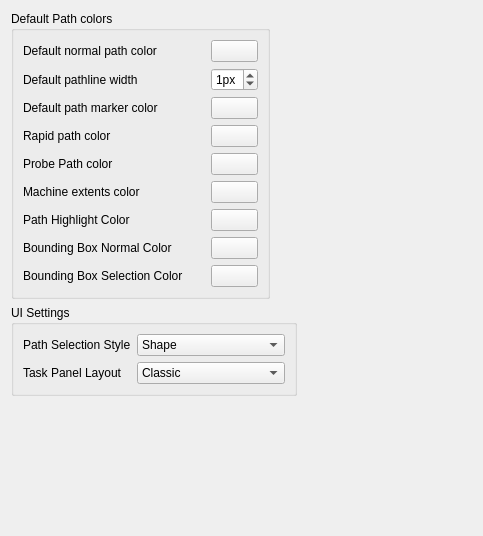
<?xml version="1.0" encoding="UTF-8"?>
<ui version="4.0">
 <class>PathGui::DlgSettingsPathColor</class>
 <widget class="QWidget" name="PathGui::DlgSettingsPathColor">
  <property name="geometry">
   <rect>
    <x>0</x>
    <y>0</y>
    <width>483</width>
    <height>536</height>
   </rect>
  </property>
  <property name="windowTitle">
   <string>Path colors</string>
  </property>
  <layout class="QFormLayout" name="formLayout">
   <property name="fieldGrowthPolicy">
    <enum>QFormLayout::AllNonFixedFieldsGrow</enum>
   </property>
   <item row="0" column="0">
    <widget class="QGroupBox" name="groupBoxDefaultColors">
     <property name="title">
      <string>Default Path colors</string>
     </property>
     <layout class="QGridLayout" name="gridLayout">
      <item row="2" column="0">
       <widget class="QLabel" name="label_10">
        <property name="minimumSize">
         <size>
          <width>182</width>
          <height>0</height>
         </size>
        </property>
        <property name="text">
         <string>Default path marker color</string>
        </property>
       </widget>
      </item>
      <item row="7" column="1">
       <widget class="Gui::PrefColorButton" name="DefaultBBoxNormalColor">
        <property name="toolTip">
         <string>The default line color for new shapes</string>
        </property>
        <property name="color" stdset="0">
         <color>
          <red>255</red>
          <green>255</green>
          <blue>255</blue>
         </color>
        </property>
        <property name="prefEntry" stdset="0">
         <cstring>DefaultBBoxNormalColor</cstring>
        </property>
        <property name="prefPath" stdset="0">
         <cstring>Mod/Path</cstring>
        </property>
       </widget>
      </item>
      <item row="0" column="1">
       <widget class="Gui::PrefColorButton" name="DefaultNormalPathColor">
        <property name="toolTip">
         <string>The default color for new shapes</string>
        </property>
        <property name="color" stdset="0">
         <color>
          <red>0</red>
          <green>170</green>
          <blue>0</blue>
         </color>
        </property>
        <property name="prefEntry" stdset="0">
         <cstring>DefaultNormalPathColor</cstring>
        </property>
        <property name="prefPath" stdset="0">
         <cstring>Mod/Path</cstring>
        </property>
       </widget>
      </item>
      <item row="2" column="1">
       <widget class="Gui::PrefColorButton" name="DefaultPathMarkerColor">
        <property name="toolTip">
         <string>The default line color for new shapes</string>
        </property>
        <property name="color" stdset="0">
         <color>
          <red>85</red>
          <green>255</green>
          <blue>0</blue>
         </color>
        </property>
        <property name="prefEntry" stdset="0">
         <cstring>DefaultPathMarkerColor</cstring>
        </property>
        <property name="prefPath" stdset="0">
         <cstring>Mod/Path</cstring>
        </property>
       </widget>
      </item>
      <item row="3" column="0">
       <widget class="QLabel" name="label_7">
        <property name="minimumSize">
         <size>
          <width>182</width>
          <height>0</height>
         </size>
        </property>
        <property name="text">
         <string>Rapid path color</string>
        </property>
       </widget>
      </item>
      <item row="1" column="1">
       <widget class="Gui::PrefSpinBox" name="DefaultPathLineWidth">
        <property name="toolTip">
         <string>The default line thickness for new shapes</string>
        </property>
        <property name="suffix">
         <string>px</string>
        </property>
        <property name="maximum">
         <number>9</number>
        </property>
        <property name="value">
         <number>1</number>
        </property>
        <property name="prefEntry" stdset="0">
         <cstring>DefaultPathLineWidth</cstring>
        </property>
        <property name="prefPath" stdset="0">
         <cstring>Mod/Path</cstring>
        </property>
       </widget>
      </item>
      <item row="1" column="0">
       <widget class="QLabel" name="label_9">
        <property name="minimumSize">
         <size>
          <width>182</width>
          <height>0</height>
         </size>
        </property>
        <property name="text">
         <string>Default pathline width</string>
        </property>
       </widget>
      </item>
      <item row="0" column="0">
       <widget class="QLabel" name="label_6">
        <property name="minimumSize">
         <size>
          <width>182</width>
          <height>0</height>
         </size>
        </property>
        <property name="text">
         <string>Default normal path color</string>
        </property>
       </widget>
      </item>
      <item row="3" column="1">
       <widget class="Gui::PrefColorButton" name="DefaultRapidPathColor">
        <property name="toolTip">
         <string>The default line color for new shapes</string>
        </property>
        <property name="color" stdset="0">
         <color>
          <red>170</red>
          <green>0</green>
          <blue>0</blue>
         </color>
        </property>
        <property name="prefEntry" stdset="0">
         <cstring>DefaultRapidPathColor</cstring>
        </property>
        <property name="prefPath" stdset="0">
         <cstring>Mod/Path</cstring>
        </property>
       </widget>
      </item>
      <item row="4" column="0">
       <widget class="QLabel" name="label_8">
        <property name="minimumSize">
         <size>
          <width>182</width>
          <height>0</height>
         </size>
        </property>
        <property name="text">
         <string>Probe Path color</string>
        </property>
       </widget>
      </item>
      <item row="4" column="1">
       <widget class="Gui::PrefColorButton" name="DefaultProbePathColor">
        <property name="toolTip">
         <string>The default line color for new shapes</string>
        </property>
        <property name="color" stdset="0">
         <color>
          <red>255</red>
          <green>255</green>
          <blue>5</blue>
         </color>
        </property>
        <property name="prefEntry" stdset="0">
         <cstring>DefaultProbePathColor</cstring>
        </property>
        <property name="prefPath" stdset="0">
         <cstring>Mod/Path</cstring>
        </property>
       </widget>
      </item>
      <item row="5" column="0">
       <widget class="QLabel" name="label">
        <property name="text">
         <string>Machine extents color</string>
        </property>
       </widget>
      </item>
      <item row="5" column="1">
       <widget class="Gui::PrefColorButton" name="DefaultExtentsColor">
        <property name="prefEntry" stdset="0">
         <cstring>DefaultExtentsColor</cstring>
        </property>
        <property name="prefPath" stdset="0">
         <cstring>Mod/Path</cstring>
        </property>
       </widget>
      </item>
      <item row="6" column="0">
       <widget class="QLabel" name="label_11">
        <property name="minimumSize">
         <size>
          <width>182</width>
          <height>0</height>
         </size>
        </property>
        <property name="text">
         <string>Path Highlight Color</string>
        </property>
       </widget>
      </item>
      <item row="6" column="1">
       <widget class="Gui::PrefColorButton" name="DefaultHighlightPathColor">
        <property name="toolTip">
         <string>The default line color for new shapes</string>
        </property>
        <property name="color" stdset="0">
         <color>
          <red>255</red>
          <green>125</green>
          <blue>0</blue>
         </color>
        </property>
        <property name="prefEntry" stdset="0">
         <cstring>DefaultHighlightPathColor</cstring>
        </property>
        <property name="prefPath" stdset="0">
         <cstring>Mod/Path</cstring>
        </property>
       </widget>
      </item>
      <item row="7" column="0">
       <widget class="QLabel" name="label_13">
        <property name="minimumSize">
         <size>
          <width>182</width>
          <height>0</height>
         </size>
        </property>
        <property name="text">
         <string>Bounding Box Normal Color</string>
        </property>
       </widget>
      </item>
      <item row="8" column="0">
       <widget class="QLabel" name="label_14">
        <property name="minimumSize">
         <size>
          <width>182</width>
          <height>0</height>
         </size>
        </property>
        <property name="text">
         <string>Bounding Box Selection Color</string>
        </property>
       </widget>
      </item>
      <item row="8" column="1">
       <widget class="Gui::PrefColorButton" name="DefaultBBoxSelectionColor">
        <property name="toolTip">
         <string>The default line color for new shapes</string>
        </property>
        <property name="color" stdset="0">
         <color>
          <red>200</red>
          <green>255</green>
          <blue>255</blue>
         </color>
        </property>
        <property name="prefEntry" stdset="0">
         <cstring>DefaultBBoxSelectionColor</cstring>
        </property>
        <property name="prefPath" stdset="0">
         <cstring>Mod/Path</cstring>
        </property>
       </widget>
      </item>
     </layout>
     <zorder>label_6</zorder>
     <zorder>DefaultNormalPathColor</zorder>
     <zorder>label_9</zorder>
     <zorder>DefaultPathLineWidth</zorder>
     <zorder>label_10</zorder>
     <zorder>DefaultPathMarkerColor</zorder>
     <zorder>label_7</zorder>
     <zorder>DefaultRapidPathColor</zorder>
     <zorder>label</zorder>
     <zorder>DefaultExtentsColor</zorder>
     <zorder>label_8</zorder>
     <zorder>DefaultProbePathColor</zorder>
     <zorder>label_11</zorder>
     <zorder>DefaultHighlightPathColor</zorder>
     <zorder>label_13</zorder>
     <zorder>DefaultBBoxNormalColor</zorder>
     <zorder>label_14</zorder>
     <zorder>DefaultBBoxSelectionColor</zorder>
    </widget>
   </item>
   <item row="0" column="1">
    <spacer name="horizontalSpacer">
     <property name="orientation">
      <enum>Qt::Horizontal</enum>
     </property>
     <property name="sizeHint" stdset="0">
      <size>
       <width>7</width>
       <height>220</height>
      </size>
     </property>
    </spacer>
   </item>
   <item row="1" column="0">
    <widget class="QGroupBox" name="groupBox_3">
     <property name="sizePolicy">
      <sizepolicy hsizetype="Preferred" vsizetype="Minimum">
       <horstretch>0</horstretch>
       <verstretch>0</verstretch>
      </sizepolicy>
     </property>
     <property name="title">
      <string>UI Settings</string>
     </property>
     <layout class="QFormLayout" name="formLayout_3">
      <property name="fieldGrowthPolicy">
       <enum>QFormLayout::AllNonFixedFieldsGrow</enum>
      </property>
      <item row="0" column="0">
       <widget class="QLabel" name="label_12">
        <property name="text">
         <string>Path Selection Style</string>
        </property>
       </widget>
      </item>
      <item row="0" column="1">
       <widget class="Gui::PrefComboBox" name="DefaultSelectionStyle">
        <property name="sizePolicy">
         <sizepolicy hsizetype="Preferred" vsizetype="Fixed">
          <horstretch>0</horstretch>
          <verstretch>0</verstretch>
         </sizepolicy>
        </property>
        <property name="toolTip">
         <string>Default path shape selection behavior in 3D viewer</string>
        </property>
        <property name="prefEntry" stdset="0">
         <cstring>DefaultSelectionStyle</cstring>
        </property>
        <property name="prefPath" stdset="0">
         <cstring>Mod/Path</cstring>
        </property>
        <item>
         <property name="text">
          <string>Shape</string>
         </property>
        </item>
        <item>
         <property name="text">
          <string>Bounding Box</string>
         </property>
        </item>
        <item>
         <property name="text">
          <string>None</string>
         </property>
        </item>
       </widget>
      </item>
      <item row="1" column="0">
       <widget class="QLabel" name="label_2">
        <property name="text">
         <string>Task Panel Layout</string>
        </property>
       </widget>
      </item>
      <item row="1" column="1">
       <widget class="Gui::PrefComboBox" name="DefaultTaskPanelLayout">
        <property name="prefEntry" stdset="0">
         <string>DefaultTaskPanelLayout</string>
        </property>
        <property name="prefPath" stdset="0">
         <string>Mod/Path</string>
        </property>
        <item>
         <property name="text">
          <string>Classic</string>
         </property>
        </item>
        <item>
         <property name="text">
          <string>Classic - reversed</string>
         </property>
        </item>
        <item>
         <property name="text">
          <string>Multi Panel</string>
         </property>
        </item>
        <item>
         <property name="text">
          <string>Multi Panel - reversed</string>
         </property>
        </item>
       </widget>
      </item>
     </layout>
    </widget>
   </item>
   <item row="3" column="0" colspan="2">
    <spacer name="verticalSpacer">
     <property name="orientation">
      <enum>Qt::Vertical</enum>
     </property>
     <property name="sizeHint" stdset="0">
      <size>
       <width>20</width>
       <height>217</height>
      </size>
     </property>
    </spacer>
   </item>
  </layout>
 </widget>
 <customwidgets>
  <customwidget>
   <class>Gui::ColorButton</class>
   <extends>QPushButton</extends>
   <header>Gui/Widgets.h</header>
  </customwidget>
  <customwidget>
   <class>Gui::PrefSpinBox</class>
   <extends>QSpinBox</extends>
   <header>Gui/PrefWidgets.h</header>
  </customwidget>
  <customwidget>
   <class>Gui::PrefColorButton</class>
   <extends>Gui::ColorButton</extends>
   <header>Gui/PrefWidgets.h</header>
  </customwidget>
  <customwidget>
   <class>Gui::PrefComboBox</class>
   <extends>QComboBox</extends>
   <header>Gui/PrefWidgets.h</header>
  </customwidget>
 </customwidgets>
 <tabstops>
  <tabstop>DefaultNormalPathColor</tabstop>
  <tabstop>DefaultPathLineWidth</tabstop>
 </tabstops>
 <resources/>
 <connections/>
</ui>
